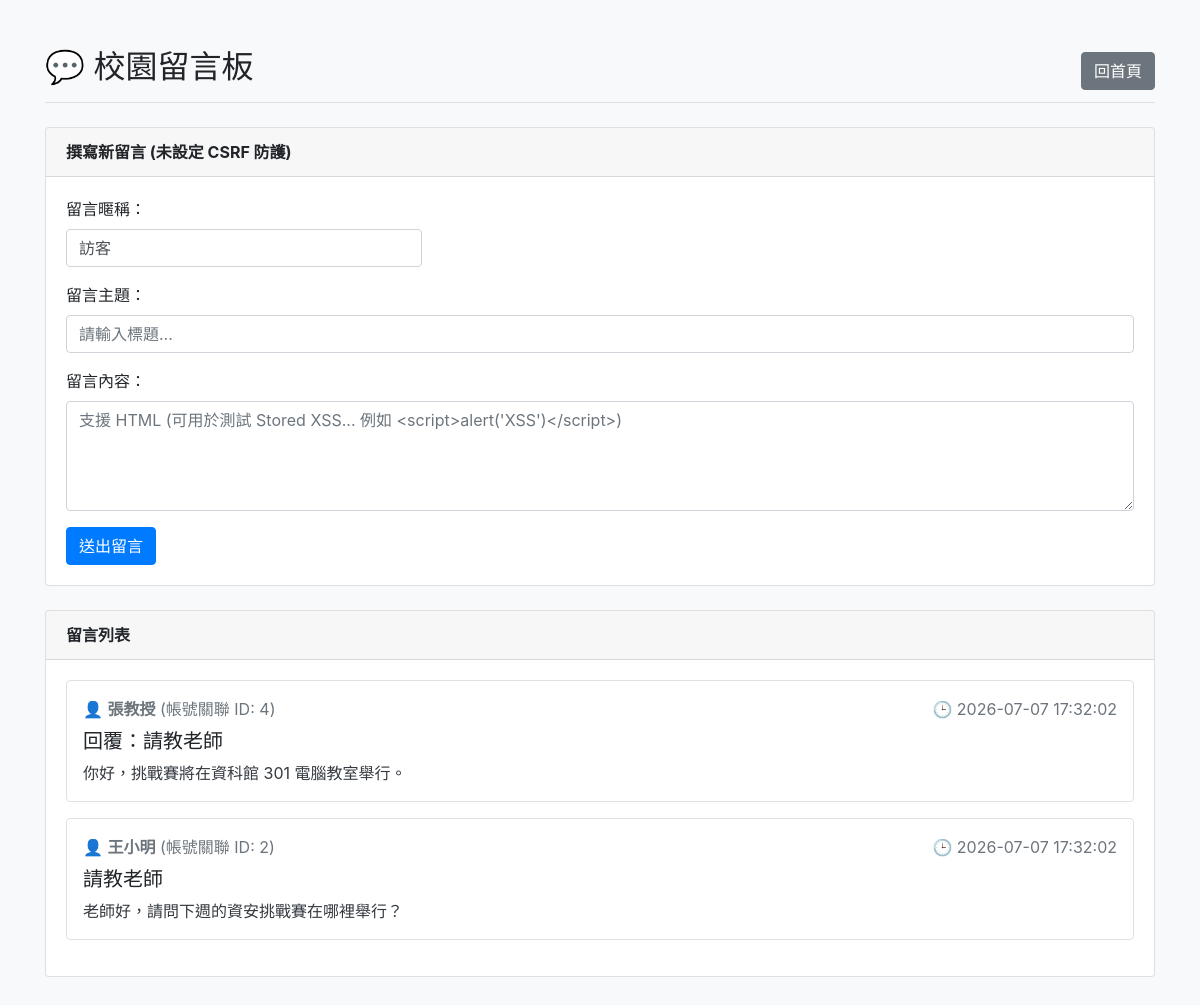
The page /app-vulnerable/public/messages.php on the database its author committed.
### tables this page shows
CREATE TABLE IF NOT EXISTS messages (
    id INT AUTO_INCREMENT PRIMARY KEY,
    user_id INT NOT NULL,
    username_display VARCHAR(50) NOT NULL,  
    title VARCHAR(100) NOT NULL,
    content TEXT NOT NULL,
    created_at TIMESTAMP DEFAULT CURRENT_TIMESTAMP
);

### app-vulnerable/public/messages.php (the view, shortened to what this page needs)
<?php
require_once __DIR__ . '/../src/db.php';
try {
    $stmt = $pdo->query("SELECT * FROM messages ORDER BY id DESC");
    $messages = $stmt->fetchAll();
} catch (PDOException $e) {
    $messages = [];
    $error = '撈取留言失敗：' . $e->getMessage();
}
?>
<!DOCTYPE html>
<html lang="zh-TW">
<head>
    <link rel="stylesheet" href="https://cdn.jsdelivr.net/npm/bootstrap@4.0.0/dist/css/bootstrap.min.css">
</head>
<body class="bg-light">
<div class="container my-5">
    <div class="d-flex justify-content-between align-items-center mb-4 border-bottom pb-2">
        <h2>💬 校園留言板</h2>
        <div>
            <a href="/index.php" class="btn btn-secondary">回首頁</a>
        </div>
    </div>
    <div class="card mb-4">
        <div class="card-header font-weight-bold">撰寫新留言 (未設定 CSRF 防護)</div>
        <div class="card-body">
            <form method="POST" action="messages.php">
                <div class="form-group">
                    <label for="username_display">留言暱稱：</label>
                    <input type="text" name="username_display" id="username_display" class="form-control col-md-4"
                           value="<?= isset($_SESSION['user']) ? $_SESSION['user']['name'] : '訪客' ?>">
                </div>
                <div class="form-group">
                    <label for="title">留言主題：</label>
                    <input type="text" name="title" id="title" class="form-control" placeholder="請輸入標題...">
                </div>
                <div class="form-group">
                    <label for="content">留言內容：</label>
                    <textarea name="content" id="content" rows="4" class="form-control" placeholder="支援 HTML (可用於測試 Stored XSS... 例如 <script>alert('XSS')</script>)"></textarea>
                </div>
                <button type="submit" class="btn btn-primary">送出留言</button>
            </form>
        </div>
    </div>
    <div class="card">
        <div class="card-header font-weight-bold">留言列表</div>
        <div class="card-body">
            <?php if (empty($messages)): ?>
                <p class="text-muted">目前尚無留言。</p>
            <?php else: ?>
                <?php foreach ($messages as $msg): ?>
                    <div class="border rounded p-3 mb-3 bg-white">
                        <div class="d-flex justify-content-between text-muted text-small mb-2">
                            <span>
                                👤 <strong><?= $msg['username_display'] ?></strong>
                                (帳號關聯 ID: <?= $msg['user_id'] ?>)
                            </span>
                            <span>🕒 <?= $msg['created_at'] ?></span>
                        </div>
                        <h5 class="mt-2"><?= $msg['title'] ?></h5>
                        <div class="mt-2 text-dark" style="white-space: pre-wrap;"><?= $msg['content'] ?></div>
                    </div>
                <?php endforeach; ?>
            <?php endif; ?>
        </div>
    </div>
</div>
</body>
</html>

### rows shown on the page
messages: username_display "張教授", user "4", created_at "2026-07-07 17:32:02", title "回覆：請教老師", content "你好，挑戰賽將在資科館 301 電腦教室舉行。"
messages: username_display "王小明", user "2", created_at "2026-07-07 17:32:02", title "請教老師", content "老師好，請問下週的資安挑戰賽在哪裡舉行？"
